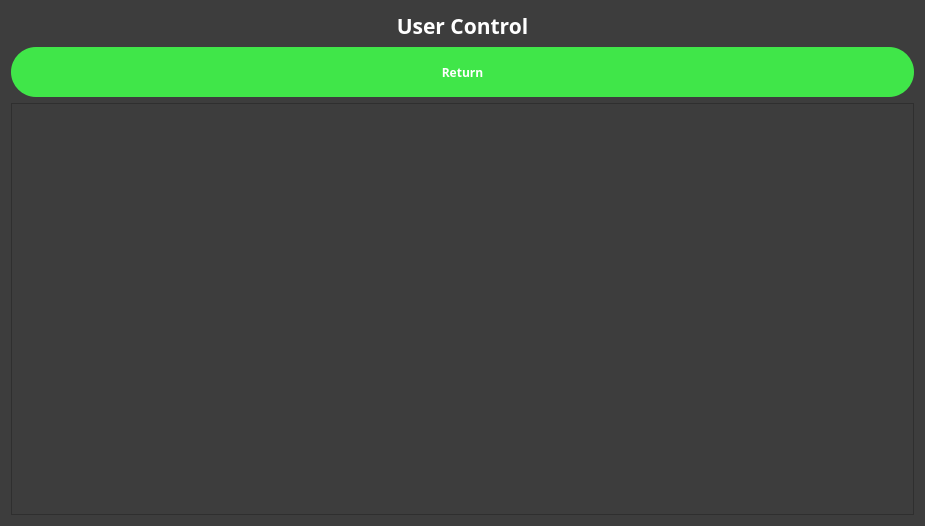
<?xml version="1.0" encoding="UTF-8"?>
<ui version="4.0">
 <class>UserControl</class>
 <widget class="QWidget" name="UserControl">
  <property name="geometry">
   <rect>
    <x>0</x>
    <y>0</y>
    <width>925</width>
    <height>526</height>
   </rect>
  </property>
  <property name="font">
   <font>
    <family>Segoe UI Black</family>
    <weight>75</weight>
    <bold>true</bold>
   </font>
  </property>
  <property name="windowTitle">
   <string>Form</string>
  </property>
  <property name="styleSheet">
   <string notr="true">QWidget {
	background-color:#3d3d3d;
	color: White;
}
QPushButton{
	color : white;
	background-color: #40e649;
	border-radius: 25px;
	height : 50%;
	width:100%;
}
QPushButton:hover{
	color : white;
	background-color: #35bd3c;
	height : 50%;
	width:100%;
}
QScrollArea{
height:100%;
}</string>
  </property>
  <layout class="QVBoxLayout" name="verticalLayout_2">
   <item>
    <layout class="QVBoxLayout" name="verticalLayout">
     <item>
      <widget class="QLabel" name="UserControlLabel">
       <property name="font">
        <font>
         <family>Segoe UI Black</family>
         <pointsize>16</pointsize>
         <weight>75</weight>
         <bold>true</bold>
        </font>
       </property>
       <property name="text">
        <string>User Control</string>
       </property>
       <property name="alignment">
        <set>Qt::AlignCenter</set>
       </property>
      </widget>
     </item>
     <item>
      <widget class="QPushButton" name="backToMainMenu">
       <property name="font">
        <font>
         <family>Segoe UI Black</family>
         <weight>75</weight>
         <bold>true</bold>
        </font>
       </property>
       <property name="text">
        <string>Return</string>
       </property>
      </widget>
     </item>
     <item>
      <widget class="QScrollArea" name="userControlArea">
       <property name="font">
        <font>
         <family>Segoe UI Black</family>
         <pointsize>10</pointsize>
         <weight>75</weight>
         <bold>true</bold>
        </font>
       </property>
       <property name="widgetResizable">
        <bool>true</bool>
       </property>
       <widget class="QWidget" name="scrollAreaWidgetContents">
        <property name="geometry">
         <rect>
          <x>0</x>
          <y>0</y>
          <width>899</width>
          <height>399</height>
         </rect>
        </property>
        <property name="font">
         <font>
          <family>Segoe UI Black</family>
          <pointsize>10</pointsize>
          <weight>75</weight>
          <bold>true</bold>
         </font>
        </property>
       </widget>
      </widget>
     </item>
    </layout>
   </item>
  </layout>
 </widget>
 <resources/>
 <connections/>
</ui>
